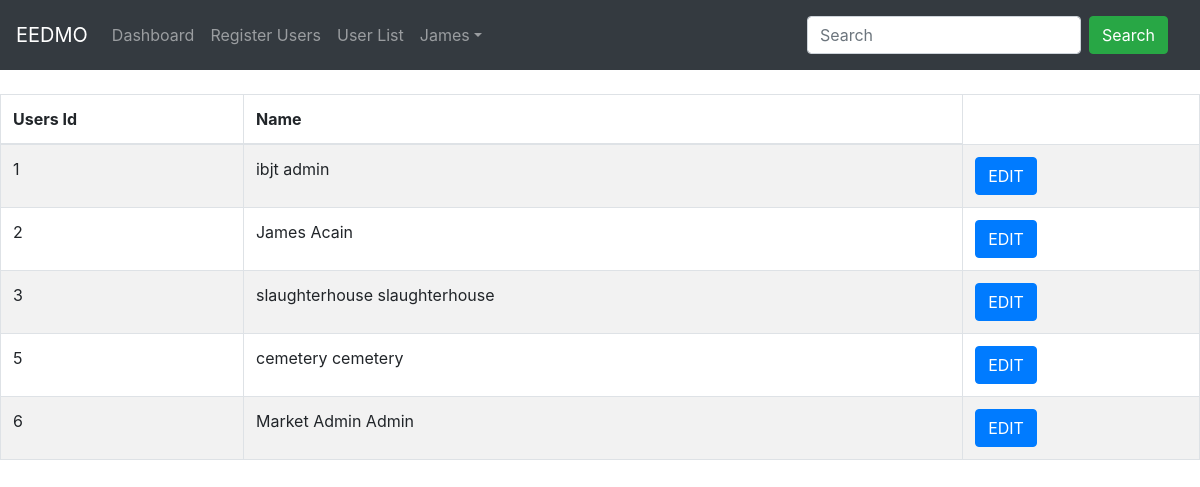
The page /index.php?loc=list_of_users (signed in) on the database its author committed.
### tables this page shows
CREATE TABLE `users` (
  `user_id` int(11) NOT NULL,
  `username` varchar(30) NOT NULL,
  `password` varchar(30) NOT NULL,
  `first_name` varchar(30) NOT NULL,
  `last_name` varchar(30) NOT NULL,
  `user_role` varchar(16) NOT NULL,
  `user_image` varchar(36) DEFAULT NULL
);

### includes/admin/list_of_users.php (the view, shortened to what this page needs)
<?php
	include "controller/admin/search_users.php";
?>
<table id="datatableid" class="table table-striped table-bordered table-md">
  <thead>
    <tr>
      <th class="th-sm">Users Id
      </th>
      <th class="th-sm">Name
      </th>
    </tr>
  </thead>
<?php
	if(isset($_SESSION['search'])){
		$search = $_SESSION['search'];
		$sql = "SELECT * FROM users WHERE first_name LIKE '%$search%' OR last_name LIKE '%$search%' OR users_id LIKE '%$search%'";
	}
	else{
		$sql = "SELECT * FROM users";
	}
	$result = mysqli_query($conn, $sql);
	while($data = mysqli_fetch_assoc($result)){
?>
		<tr>
			<td><?php echo $data['user_id']; ?></td>
			<td><?php echo $data['first_name'] . ' ' . $data['last_name']; ?></td>
			<td><button class="open-homeEvents btn btn-primary" data-id="<?php echo $data['users_id'] ?>"  data-toggle="modal" data-target="#modalHomeEvents">EDIT</button></td>
		</tr>
<?php
	}
?>
</table>
<link rel="stylesheet" type="text/css" href="https://cdnjs.cloudflare.com/ajax/libs/fullcalendar/4.2.0/bootstrap/main.css">

### index.php (shortened to what this page needs)
<!DOCTYPE html>
<html>
<link rel="stylesheet" href="https://stackpath.bootstrapcdn.com/bootstrap/4.3.1/css/bootstrap.min.css">
<link href="<?php echo web_root; ?>css/bootstrap-datetimepicker.min.css" rel="stylesheet" media="screen">
 <link href="<?php echo web_root; ?>css/datepicker.css" rel="stylesheet" media="screen">
<link href="<?php echo web_root; ?>css/ekko-lightbox.css" rel="stylesheet">
<body class="w3-light-grey">
<?php include "includes/layout/top_nav.php"; ?>
<div>
  <?php
    if(isset($_GET['loc'])){
        include"includes/" . $_SESSION['role'] . "/" . $_GET['loc'] . ".php";
    }
    else{
        include"includes/" . $_SESSION['role'] . "/dashboard.php";
    }
  ?>
</div>
</body>
</html>

### includes/layout/top_nav.php (shortened to what this page needs)
<nav class="navbar navbar-expand-sm bg-dark navbar-dark">
  <a class="navbar-brand" href="#">EEDMO</a>
  <div class="collapse navbar-collapse" id="collapsibleNavbar">
    <ul class="navbar-nav">
    <?php include"includes/" . $_SESSION['role'] . "/top_nav.php"; ?>
    <li class="nav-item dropdown">
      <a class="nav-link dropdown-toggle" href="#" id="navbarDropdown" role="button" data-toggle="dropdown"><?php echo $_SESSION['name']; ?></a>
    </li>
  </ul>
</div>
  <nav class="navbar ml-auto navbar-expand-sm bg-dark navbar-dark">
  <form class="form-inline" action="/action_page.php">
    <input class="form-control mr-sm-2" type="text" placeholder="Search">
    <button class="btn btn-success" type="submit">Search</button>
  </form>
</nav>
</nav>
<br>

### includes/admin/top_nav.php
<li class="nav-item">
  <a class="nav-link" href="index.php?loc=dashboard">Dashboard</a>
</li>
<li class="nav-item">
  <a class="nav-link" href="index.php?loc=register_users">Register Users</a>
</li>
<li class="nav-item">
  <a class="nav-link" href="index.php?loc=list_of_users">User List</a>
</li>

### rows shown on the page
users: user_id "1", first_name "ibjt", last_name "admin"
users: user_id "2", first_name "James", last_name "Acain"
users: user_id "3", first_name "slaughterhouse", last_name "slaughterhouse"
users: user_id "5", first_name "cemetery", last_name "cemetery"
users: user_id "6", first_name "Market Admin", last_name "Admin"

### other values the page prints
$_SESSION['name'] "James"
